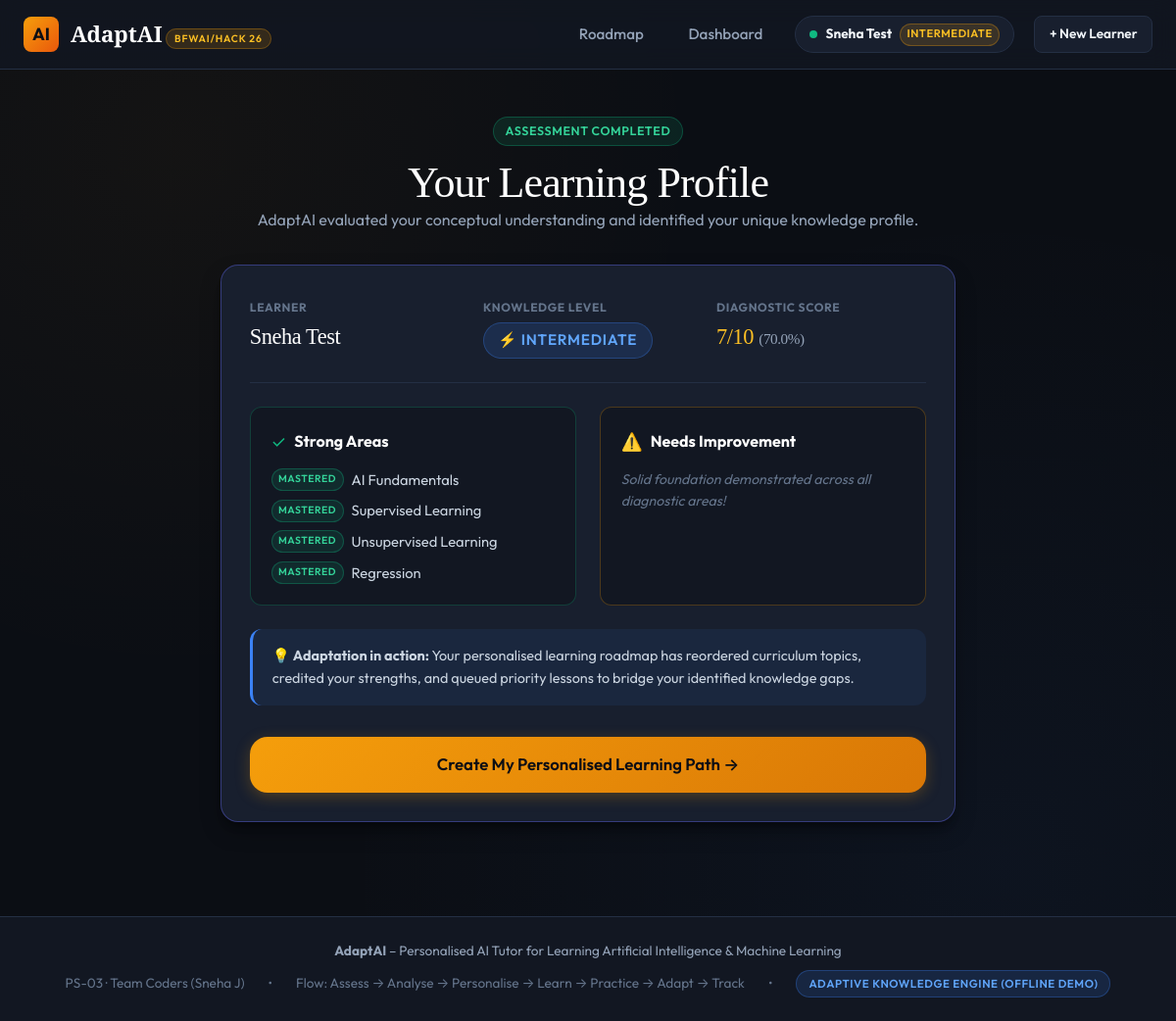
Page /results/1 on the committed database.
### tables this page shows
CREATE TABLE students (
        id INTEGER PRIMARY KEY AUTOINCREMENT,
        name TEXT NOT NULL,
        initial_level TEXT NOT NULL,
        target_topic TEXT DEFAULT 'AI Fundamentals',
        current_level TEXT NOT NULL,
        created_at TIMESTAMP DEFAULT CURRENT_TIMESTAMP
    );

CREATE TABLE assessment_results (
        id INTEGER PRIMARY KEY AUTOINCREMENT,
        student_id INTEGER NOT NULL,
        score INTEGER NOT NULL,
        total_questions INTEGER NOT NULL,
        percentage REAL NOT NULL,
        knowledge_level TEXT NOT NULL,
        strong_topics TEXT NOT NULL,
        weak_topics TEXT NOT NULL,
        completed_at TIMESTAMP DEFAULT CURRENT_TIMESTAMP,
        FOREIGN KEY (student_id) REFERENCES students (id)
    );

### app.py (the view)
@app.route('/results/<int:student_id>')
def results(student_id):
    session['student_id'] = student_id
    conn = get_db_connection()
    cursor = conn.cursor()
    cursor.execute("SELECT * FROM students WHERE id = ?", (student_id,))
    student = cursor.fetchone()
    cursor.execute("""
        SELECT * FROM assessment_results
        WHERE student_id = ?
        ORDER BY completed_at DESC LIMIT 1
    """, (student_id,))
    res_row = cursor.fetchone()
    conn.close()
    if not student or not res_row:
        return redirect(url_for('setup'))
    res_data = dict(res_row)
    res_data['strong_topics'] = json.loads(res_data['strong_topics'])
    res_data['weak_topics'] = json.loads(res_data['weak_topics'])
    return render_template('results.html', student=dict(student), result=res_data)

### app.py (called while the page is built)
@app.context_processor
def inject_global_data():
    active_student = None
    student_id = session.get('student_id')
    if student_id:
        conn = get_db_connection()
        cursor = conn.cursor()
        cursor.execute("SELECT * FROM students WHERE id = ?", (student_id,))
        row = cursor.fetchone()
        if row:
            active_student = dict(row)
        conn.close()
    return {
        'active_student': active_student,
        'has_api_key': bool(LLM_API_KEY),
        'llm_mode': "Live LLM API" if LLM_API_KEY else "Adaptive Knowledge Engine (Offline Demo)"
    }

### database/db.py (called while the page is built, shortened)
def get_db_path():
    return os.path.join(BASE_DIR, 'adaptai.db')

def get_db_connection():
    conn = sqlite3.connect(get_db_path(), timeout=30.0, check_same_thread=False)
    conn.row_factory = sqlite3.Row
    return conn

### templates/results.html (shortened to what this page needs)
{% extends 'base.html' %}
{% block content %}
<div style="max-width: 750px; margin: 0.5rem auto;">
  <div style="text-align: center; margin-bottom: 2rem;">
    <span class="badge badge-green" style="margin-bottom: 0.8rem;">ASSESSMENT COMPLETED</span>
    <h1>Your Learning Profile</h1>
    <p>AdaptAI evaluated your conceptual understanding and identified your unique knowledge profile.</p>
  </div>
  <div class="card" style="margin-bottom: 2rem; border-color: rgba(99, 102, 241, 0.4);">
    <div style="display: grid; grid-template-columns: repeat(auto-fit, minmax(200px, 1fr)); gap: 1.5rem; padding-bottom: 1.5rem; border-bottom: 1px solid var(--border-color); margin-bottom: 1.5rem;">
      <div>
        <small style="color: var(--text-dim); text-transform: uppercase; font-size: 0.75rem; letter-spacing: 0.05em; font-weight: 700;">Learner</small>
        <h3 style="font-size: 1.4rem; color: #ffffff; margin-top: 0.2rem;">{{ student.name }}</h3>
      </div>
      <div>
        <small style="color: var(--text-dim); text-transform: uppercase; font-size: 0.75rem; letter-spacing: 0.05em; font-weight: 700;">Knowledge Level</small>
        <div style="margin-top: 0.2rem;">
          {% if result.knowledge_level == 'Advanced' %}
            <span class="badge badge-gold" style="font-size: 0.95rem; padding: 0.35rem 0.9rem;">⭐ {{ result.knowledge_level }}</span>
          {% elif result.knowledge_level == 'Intermediate' %}
            <span class="badge badge-blue" style="font-size: 0.95rem; padding: 0.35rem 0.9rem;">⚡ {{ result.knowledge_level }}</span>
          {% else %}
            <span class="badge badge-purple" style="font-size: 0.95rem; padding: 0.35rem 0.9rem;">🌱 {{ result.knowledge_level }}</span>
          {% endif %}
        </div>
      </div>
      <div>
        <small style="color: var(--text-dim); text-transform: uppercase; font-size: 0.75rem; letter-spacing: 0.05em; font-weight: 700;">Diagnostic Score</small>
        <h3 style="font-size: 1.4rem; color: var(--accent-gold-light); margin-top: 0.2rem;">
          {{ result.score }}/{{ result.total_questions }} <span style="font-size: 0.95rem; color: var(--text-muted);">({{ result.percentage }}%)</span>
        </h3>
      </div>
    </div>
    <div style="display: grid; grid-template-columns: 1fr 1fr; gap: 1.5rem;">
      <div style="background: var(--bg-secondary); border: 1px solid rgba(16, 185, 129, 0.25); border-radius: var(--radius-md); padding: 1.3rem;">
        <div style="display: flex; align-items: center; gap: 0.5rem; margin-bottom: 0.8rem;">
          <span style="color: var(--accent-green); font-size: 1.1rem;">✓</span>
          <strong style="color: #ffffff; font-size: 1rem;">Strong Areas</strong>
        </div>
        {% if result.strong_topics %}
          <ul style="list-style: none; padding: 0; display: flex; flex-direction: column; gap: 0.5rem;">
            {% for topic in result.strong_topics %}
            <li style="display: flex; align-items: center; gap: 0.5rem; font-size: 0.92rem; color: #cbd5e1;">
              <span class="badge badge-green" style="font-size: 0.65rem; padding: 0.15rem 0.4rem;">Mastered</span>
              {{ topic }}
            </li>
            {% endfor %}
          </ul>
        {% else %}
          <p style="font-size: 0.88rem; color: var(--text-dim); font-style: italic;">
            No topics reached the 80%+ threshold yet. AdaptAI will build your foundations step by step!
          </p>
        {% endif %}
      </div>
      <div style="background: var(--bg-secondary); border: 1px solid rgba(245, 158, 11, 0.25); border-radius: var(--radius-md); padding: 1.3rem;">
        <div style="display: flex; align-items: center; gap: 0.5rem; margin-bottom: 0.8rem;">
          <span style="color: var(--accent-gold); font-size: 1.1rem;">⚠️</span>
          <strong style="color: #ffffff; font-size: 1rem;">Needs Improvement</strong>
        </div>
        {% if result.weak_topics %}
          <ul style="list-style: none; padding: 0; display: flex; flex-direction: column; gap: 0.5rem;">
            {% for topic in result.weak_topics %}
            <li style="display: flex; align-items: center; gap: 0.5rem; font-size: 0.92rem; color: #cbd5e1;">
              <span class="badge badge-gold" style="font-size: 0.65rem; padding: 0.15rem 0.4rem;">Priority</span>
              {{ topic }}
            </li>
            {% endfor %}
          </ul>
        {% else %}
          <p style="font-size: 0.88rem; color: var(--text-dim); font-style: italic;">
            Solid foundation demonstrated across all diagnostic areas!
          </p>
        {% endif %}
      </div>
    </div>
    <div style="margin-top: 1.5rem; padding: 1rem 1.25rem; background: rgba(59, 130, 246, 0.08); border-radius: var(--radius-md); border-left: 3px solid var(--accent-blue);">
      <p style="font-size: 0.9rem; color: #cbd5e1; margin: 0;">
        💡 <strong>Adaptation in action:</strong> Your personalised learning roadmap has reordered curriculum topics, credited your strengths, and queued priority lessons to bridge your identified knowledge gaps.
      </p>
    </div>
    <div style="text-align: center; margin-top: 2rem;">
      <a href="{{ url_for('learning_path', student_id=student.id) }}" class="btn btn-primary btn-lg" id="btn-create-path" style="width: 100%;">
        Create My Personalised Learning Path →
      </a>
    </div>
  </div>
</div>
{% endblock %}

### templates/base.html (shortened to what this page needs)
<!DOCTYPE html>
<html lang="en">
<head>
  <link rel="stylesheet" href="{{ url_for('static', filename='css/style.css') }}">
</head>
<body>
  <header class="navbar">
    <div class="nav-container">
      <a href="{{ url_for('index') }}" class="brand-logo" id="nav-brand">
        <div class="brand-icon">AI</div>
        <div>
          <span class="brand-text">AdaptAI</span>
          <span class="brand-badge">BFWAI/HACK 26</span>
        </div>
      </a>
      <nav class="nav-links">
        {% if active_student %}
          <a href="{{ url_for('learning_path', student_id=active_student.id) }}" class="nav-item" id="nav-learning-path">Roadmap</a>
          <a href="{{ url_for('dashboard', student_id=active_student.id) }}" class="nav-item" id="nav-dashboard">Dashboard</a>
          <div class="nav-student-pill" title="Active Learner Profile">
            <span class="student-dot"></span>
            <strong>{{ active_student.name }}</strong>
            <span class="badge badge-gold" style="font-size:0.7rem; padding: 0.1rem 0.4rem;">{{ active_student.current_level }}</span>
          </div>
          <a href="{{ url_for('setup') }}" class="btn btn-secondary btn-sm" id="btn-switch-learner">+ New Learner</a>
        {% else %}
          <a href="{{ url_for('setup') }}" class="btn btn-primary btn-sm" id="btn-nav-start">Start Learning</a>
        {% endif %}
      </nav>
    </div>
  </header>
  <main class="main-wrapper">
    {% block content %}{% endblock %}
  </main>
  <footer class="footer">
    <div class="footer-content">
      <p><strong>AdaptAI</strong> – Personalised AI Tutor for Learning Artificial Intelligence & Machine Learning</p>
      <div class="footer-meta">
        <span>PS-03 · Team Coders (Sneha J)</span>
        <span>•</span>
        <span>Flow: Assess → Analyse → Personalise → Learn → Practice → Adapt → Track</span>
        <span>•</span>
        <span class="badge badge-blue" style="font-size: 0.72rem;">{{ llm_mode }}</span>
      </div>
    </div>
  </footer>
</body>
</html>

### rows in the picture
students: name "Sneha Test", current_level "INTERMEDIATE"
assessment_results: knowledge_level "INTERMEDIATE", score "7", total_questions "10", percentage "70.0"

### other values in the picture
{{ topic }} "AI Fundamentals" "Supervised Learning" "Unsupervised Learning" "Regression"
{{ llm_mode }} "ADAPTIVE KNOWLEDGE ENGINE (OFFLINE DEMO)"
